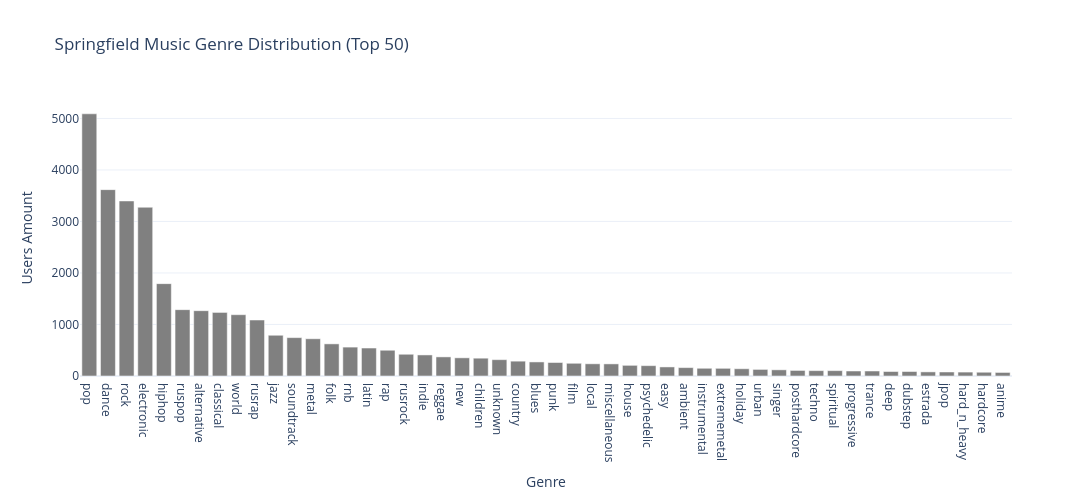

Notebook code cell kept with this figure:
### Code cell
plot_vertical_bar_plotpx(df_springfield_city_genre.head(50), x='genre', y='users', title='Springfield Music Genre Distribution (Top 50)', xlabel='Genre', ylabel='Users Amount', sort=False)

### Figure 1 — Plotly figure (JSON) as saved in the notebook; plotly's stock layout.template omitted (floating-point values rounded to 4 significant figures)
{"data": [{"hovertemplate": "genre=%{x}<br>users=%{y}<extra></extra>", "legendgroup": "", "marker": {"color": "grey", "pattern": {"shape": ""}}, "name": "", "orientation": "v", "showlegend": false, "textposition": "auto", "type": "bar", "x": ["pop", "dance", "rock", "electronic", "hiphop", "ruspop", "alternative", "classical", "world", "rusrap", "jazz", "soundtrack", "metal", "folk", "rnb", "latin", "rap", "rusrock", "indie", "reggae", "new", "children", "unknown", "country", "blues", "punk", "film", "local", "miscellaneous", "house", "psychedelic", "easy", "ambient", "instrumental", "extrememetal", "holiday", "urban", "singer", "posthardcore", "techno", "spiritual", "progressive", "trance", "deep", "dubstep", "estrada", "jpop", "hard_n_heavy", "hardcore", "anime"], "xaxis": "x", "y": [5090, 3618, 3398, 3276, 1793, 1288, 1268, 1234, 1190, 1087, 791, 745, 723, 624, 561, 543, 500, 422, 409, 371, 353, 346, 317, 288, 273, 262, 247, 237, 235, 207, 201, 176, 163, 150, 149, 141, 128, 120, 108, 104, 104, 97, 97, 87, 87, 80, 78, 76, 73, 69], "yaxis": "y"}], "layout": {"barmode": "relative", "height": 500, "legend": {"tracegroupgap": 0}, "title": {"text": "Springfield Music Genre Distribution (Top 50)"}, "width": 1200, "xaxis": {"anchor": "y", "domain": [0, 1], "title": {"text": "Genre"}}, "yaxis": {"anchor": "x", "domain": [0, 1], "title": {"text": "Users Amount"}}}}
